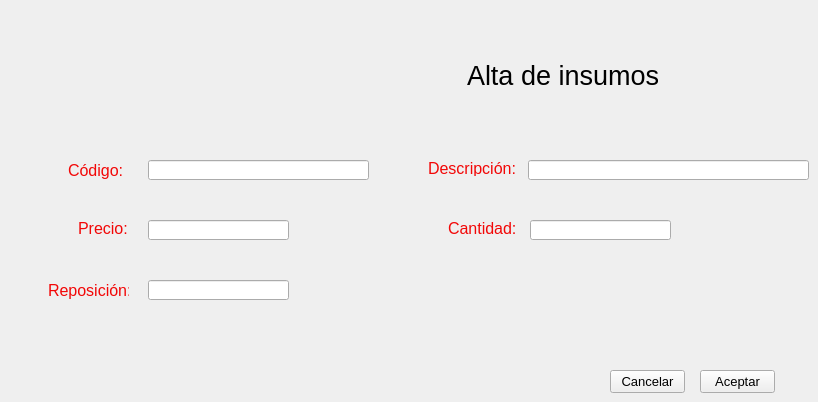
    <widget class="QWidget" name="altadeinsumos">
     <property name="windowTitle">
      <string>Alta de insumos</string>
     </property>
     <widget class="QLineEdit" name="linereposicionaltins">
      <property name="geometry">
       <rect>
        <x>148</x>
        <y>280</y>
        <width>141</width>
        <height>20</height>
       </rect>
      </property>
      <property name="font">
       <font>
        <pointsize>12</pointsize>
        <weight>75</weight>
        <bold>true</bold>
       </font>
      </property>
      <property name="styleSheet">
       <string notr="true">color: rgb(0, 0, 0);</string>
      </property>
      <property name="maxLength">
       <number>6</number>
      </property>
     </widget>
     <widget class="QLabel" name="label_48">
      <property name="geometry">
       <rect>
        <x>68</x>
        <y>160</y>
        <width>61</width>
        <height>20</height>
       </rect>
      </property>
      <property name="font">
       <font>
        <pointsize>12</pointsize>
       </font>
      </property>
      <property name="styleSheet">
       <string notr="true">color: rgb(242, 7, 7);</string>
      </property>
      <property name="text">
       <string>Código:</string>
      </property>
     </widget>
     <widget class="QLineEdit" name="linecodigoaltins">
      <property name="geometry">
       <rect>
        <x>148</x>
        <y>160</y>
        <width>221</width>
        <height>20</height>
       </rect>
      </property>
      <property name="font">
       <font>
        <pointsize>12</pointsize>
        <weight>75</weight>
        <bold>true</bold>
       </font>
      </property>
      <property name="styleSheet">
       <string notr="true">color: rgb(0, 0, 0);</string>
      </property>
      <property name="maxLength">
       <number>13</number>
      </property>
     </widget>
     <widget class="QPushButton" name="buttoncancelaraltins">
      <property name="geometry">
       <rect>
        <x>610</x>
        <y>370</y>
        <width>75</width>
        <height>23</height>
       </rect>
      </property>
      <property name="font">
       <font>
        <pointsize>10</pointsize>
       </font>
      </property>
      <property name="styleSheet">
       <string notr="true">color: rgb(0, 0, 0);</string>
      </property>
      <property name="text">
       <string>Cancelar</string>
      </property>
     </widget>
     <widget class="QLabel" name="label_49">
      <property name="geometry">
       <rect>
        <x>200</x>
        <y>10</y>
        <width>251</width>
        <height>101</height>
       </rect>
      </property>
      <property name="text">
       <string/>
      </property>
      <property name="pixmap">
       <pixmap>logos/logo3.png</pixmap>
      </property>
     </widget>
     <widget class="QLabel" name="label_50">
      <property name="geometry">
       <rect>
        <x>428</x>
        <y>160</y>
        <width>91</width>
        <height>16</height>
       </rect>
      </property>
      <property name="font">
       <font>
        <pointsize>12</pointsize>
       </font>
      </property>
      <property name="styleSheet">
       <string notr="true">color: rgb(242, 7, 7);</string>
      </property>
      <property name="text">
       <string>Descripción:</string>
      </property>
     </widget>
     <widget class="QLabel" name="label_51">
      <property name="geometry">
       <rect>
        <x>78</x>
        <y>220</y>
        <width>51</width>
        <height>16</height>
       </rect>
      </property>
      <property name="font">
       <font>
        <pointsize>12</pointsize>
       </font>
      </property>
      <property name="styleSheet">
       <string notr="true">color: rgb(242, 7, 7);</string>
      </property>
      <property name="text">
       <string>Precio:</string>
      </property>
     </widget>
     <widget class="QLabel" name="label_52">
      <property name="geometry">
       <rect>
        <x>48</x>
        <y>280</y>
        <width>81</width>
        <height>20</height>
       </rect>
      </property>
      <property name="font">
       <font>
        <pointsize>12</pointsize>
       </font>
      </property>
      <property name="styleSheet">
       <string notr="true">color: rgb(242, 7, 7);</string>
      </property>
      <property name="text">
       <string>Reposición:</string>
      </property>
     </widget>
     <widget class="QPushButton" name="buttonaceptaraltins">
      <property name="geometry">
       <rect>
        <x>700</x>
        <y>370</y>
        <width>75</width>
        <height>23</height>
       </rect>
      </property>
      <property name="font">
       <font>
        <pointsize>10</pointsize>
       </font>
      </property>
      <property name="styleSheet">
       <string notr="true">color: rgb(0, 0, 0);</string>
      </property>
      <property name="text">
       <string>Aceptar</string>
      </property>
     </widget>
     <widget class="QLineEdit" name="linedescripcionaltins">
      <property name="geometry">
       <rect>
        <x>528</x>
        <y>160</y>
        <width>281</width>
        <height>20</height>
       </rect>
      </property>
      <property name="font">
       <font>
        <pointsize>12</pointsize>
        <weight>75</weight>
        <bold>true</bold>
       </font>
      </property>
      <property name="styleSheet">
       <string notr="true">color: rgb(0, 0, 0);</string>
      </property>
      <property name="inputMask">
       <string/>
      </property>
      <property name="maxLength">
       <number>25</number>
      </property>
     </widget>
     <widget class="QLineEdit" name="linecantidadaltins">
      <property name="geometry">
       <rect>
        <x>530</x>
        <y>220</y>
        <width>141</width>
        <height>20</height>
       </rect>
      </property>
      <property name="font">
       <font>
        <pointsize>12</pointsize>
        <weight>75</weight>
        <bold>true</bold>
       </font>
      </property>
      <property name="styleSheet">
       <string notr="true">color: rgb(0, 0, 0);</string>
      </property>
      <property name="maxLength">
       <number>6</number>
      </property>
     </widget>
     <widget class="QLabel" name="label_53">
      <property name="geometry">
       <rect>
        <x>467</x>
        <y>60</y>
        <width>191</width>
        <height>31</height>
       </rect>
      </property>
      <property name="font">
       <font>
        <pointsize>20</pointsize>
       </font>
      </property>
      <property name="text">
       <string>&lt;html&gt;&lt;head/&gt;&lt;body&gt;&lt;p&gt;Alta de insumos&lt;/p&gt;&lt;/body&gt;&lt;/html&gt;</string>
      </property>
     </widget>
     <widget class="QLineEdit" name="lineprecioaltins">
      <property name="geometry">
       <rect>
        <x>148</x>
        <y>220</y>
        <width>141</width>
        <height>20</height>
       </rect>
      </property>
      <property name="font">
       <font>
        <pointsize>12</pointsize>
        <weight>75</weight>
        <bold>true</bold>
       </font>
      </property>
      <property name="styleSheet">
       <string notr="true">color: rgb(0, 0, 0);</string>
      </property>
      <property name="maxLength">
       <number>7</number>
      </property>
     </widget>
     <widget class="QLabel" name="label_54">
      <property name="geometry">
       <rect>
        <x>448</x>
        <y>220</y>
        <width>71</width>
        <height>16</height>
       </rect>
      </property>
      <property name="font">
       <font>
        <pointsize>12</pointsize>
       </font>
      </property>
      <property name="styleSheet">
       <string notr="true">color: rgb(242, 7, 7);</string>
      </property>
      <property name="text">
       <string>Cantidad:</string>
      </property>
     </widget>
    </widget>
